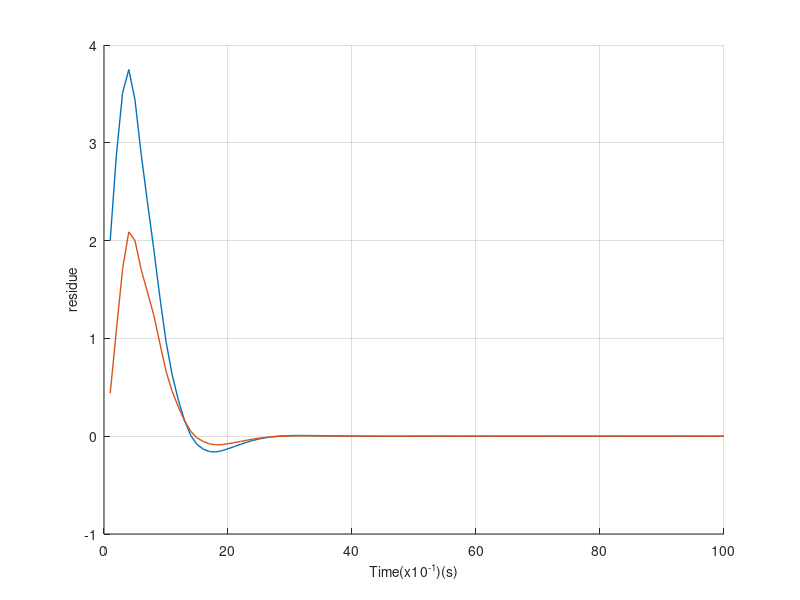

The MATLAB script that drew this image:
clear;
clc;
cla;
clf;
Aa = [0 1;
      0 0];
Bb = [0;
      1];
Cc = [1 0];
Dd = 0;
sys_ss = ss(Aa,Bb,Cc,Dd);

Ts = 0.1;
sys_d = c2d(sys_ss,Ts,'zoh');

A = sys_d.a;
B = sys_d.b;
C = sys_d.c;
D = sys_d.d;


p = 500;
Q = p*(C'*C);
R = 0.1;
[K,S,E] = dlqr(A,B,Q,R);
abs(eig(A-B*K))

P = [0.1519    0.1073;
    0.1073    0.1465];
QN=0.01;
RN=0.0001;

[KEST,L,P] = kalman(sys_d,QN,RN)
abs(eig(A-L*C))

x = [1;10];
y = C*x;
z = [0;0];
u = 0;

time=100;
plot_vector1=zeros(1,time);
plot_vector2=zeros(1,time);
plot_vector3=zeros(1,time);
plot_vector4=zeros(1,time);
plot_vector5=zeros(1,time);
plot_vector6=zeros(1,time);
plot_vector7=zeros(1,time);
plot_vector8=zeros(1,time);
plot_vector9=zeros(1,time);
plot_vector10=zeros(1,time);
plot_vector11=zeros(1,time);
time_axis=zeros(1,time);

pattern = ones(1,time);
subseq = [1 0];
repeat = ceil(size(pattern,2)/size(subseq,2));
offset = 0;
for i=1:repeat    
    for j=1:2
        if offset+j< size(pattern,2)
            pattern(offset+j) = subseq(j);
        end
    end
    offset = offset + size(subseq,2);
end
  
for i=1:time
    i;   
    
    y= C*x;
    y_hat= C*z;
    r= y - y_hat;
    z= A*z + B*u + L*r;
    x= A*x + B*u;
    
    if pattern(i)==1 
        u= -K*z;
    end 
    
    time_axis(i)=i;
    plot_vector1(i)=x(1);
    plot_vector2(i)=z(1);
    plot_vector3(i)=x(2);
    plot_vector4(i)=z(2);
    
   
end

fontsize = 10;
linewidth = 1;
markersize = 10;

clf
hold on;
plot(plot_vector1,'LineWidth',linewidth);
plot(plot_vector2,'LineWidth',linewidth);
% plot(plot_vector3,'LineWidth',linewidth);
% plot(plot_vector4,'LineWidth',linewidth);
% axis([1 time 0 0.1])
xlabel('Time(x10^{-1})(s)','FontSize',fontsize);
ylabel('residue','FontSize',fontsize);
grid on;
hold off;
